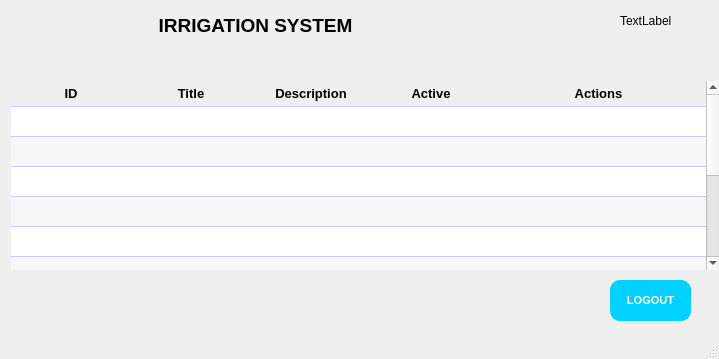
<?xml version="1.0" encoding="UTF-8"?>
<ui version="4.0">
 <class>MainWindow</class>
 <widget class="QMainWindow" name="MainWindow">
  <property name="enabled">
   <bool>true</bool>
  </property>
  <property name="geometry">
   <rect>
    <x>0</x>
    <y>0</y>
    <width>719</width>
    <height>359</height>
   </rect>
  </property>
  <property name="focusPolicy">
   <enum>Qt::ClickFocus</enum>
  </property>
  <property name="windowTitle">
   <string>MainWindow</string>
  </property>
  <widget class="QWidget" name="centralwidget">
   <widget class="QLabel" name="label">
    <property name="geometry">
     <rect>
      <x>140</x>
      <y>10</y>
      <width>231</width>
      <height>31</height>
     </rect>
    </property>
    <property name="font">
     <font>
      <pointsize>14</pointsize>
      <weight>75</weight>
      <bold>true</bold>
     </font>
    </property>
    <property name="text">
     <string>IRRIGATION SYSTEM</string>
    </property>
    <property name="alignment">
     <set>Qt::AlignCenter</set>
    </property>
   </widget>
   <widget class="QPushButton" name="btnLogout">
    <property name="geometry">
     <rect>
      <x>610</x>
      <y>280</y>
      <width>81</width>
      <height>41</height>
     </rect>
    </property>
    <property name="font">
     <font>
      <pointsize>8</pointsize>
      <weight>75</weight>
      <bold>true</bold>
     </font>
    </property>
    <property name="cursor">
     <cursorShape>PointingHandCursor</cursorShape>
    </property>
    <property name="styleSheet">
     <string notr="true">QPushButton{
	background-color:rgb(0, 209, 255);
	border: none;
	border-radius: 10px;
	color: white;
	font-weight: bold;
}

QPushButton::hover{
	background-color:rgb(0, 170, 255);
	border-radius: 10px
}</string>
    </property>
    <property name="text">
     <string>LOGOUT</string>
    </property>
   </widget>
   <widget class="QTableWidget" name="tblSchedule">
    <property name="enabled">
     <bool>true</bool>
    </property>
    <property name="geometry">
     <rect>
      <x>10</x>
      <y>80</y>
      <width>711</width>
      <height>191</height>
     </rect>
    </property>
    <property name="mouseTracking">
     <bool>true</bool>
    </property>
    <property name="tabletTracking">
     <bool>true</bool>
    </property>
    <property name="focusPolicy">
     <enum>Qt::NoFocus</enum>
    </property>
    <property name="autoFillBackground">
     <bool>true</bool>
    </property>
    <property name="styleSheet">
     <string notr="true">QTableWidget {
	border-radius: 3px;
	border: 1px solid #f0f0f0;
}

QHeaderView::section {
	border: none;
	border-bottom: 1px solid #d0c6ff;
	text-align: left;
	padding: 3px 5px;
}

QTableWidget::Item {
	border-bottom: 1px solid #d0c6ff;
	color: #000;
	padding-left: 3px;
	
}</string>
    </property>
    <property name="frameShape">
     <enum>QFrame::NoFrame</enum>
    </property>
    <property name="dragDropMode">
     <enum>QAbstractItemView::DragDrop</enum>
    </property>
    <property name="alternatingRowColors">
     <bool>true</bool>
    </property>
    <property name="selectionMode">
     <enum>QAbstractItemView::SingleSelection</enum>
    </property>
    <property name="selectionBehavior">
     <enum>QAbstractItemView::SelectRows</enum>
    </property>
    <property name="showGrid">
     <bool>false</bool>
    </property>
    <property name="gridStyle">
     <enum>Qt::NoPen</enum>
    </property>
    <property name="cornerButtonEnabled">
     <bool>true</bool>
    </property>
    <property name="rowCount">
     <number>10</number>
    </property>
    <property name="columnCount">
     <number>5</number>
    </property>
    <attribute name="horizontalHeaderMinimumSectionSize">
     <number>50</number>
    </attribute>
    <attribute name="horizontalHeaderDefaultSectionSize">
     <number>120</number>
    </attribute>
    <attribute name="horizontalHeaderStretchLastSection">
     <bool>true</bool>
    </attribute>
    <attribute name="verticalHeaderVisible">
     <bool>false</bool>
    </attribute>
    <attribute name="verticalHeaderMinimumSectionSize">
     <number>24</number>
    </attribute>
    <row/>
    <row/>
    <row/>
    <row/>
    <row/>
    <row/>
    <row/>
    <row/>
    <row/>
    <row/>
    <column>
     <property name="text">
      <string>ID</string>
     </property>
     <property name="font">
      <font>
       <pointsize>10</pointsize>
       <weight>75</weight>
       <bold>true</bold>
      </font>
     </property>
     <property name="textAlignment">
      <set>AlignCenter</set>
     </property>
    </column>
    <column>
     <property name="text">
      <string>Title</string>
     </property>
     <property name="font">
      <font>
       <pointsize>10</pointsize>
       <weight>75</weight>
       <bold>true</bold>
      </font>
     </property>
     <property name="textAlignment">
      <set>AlignCenter</set>
     </property>
    </column>
    <column>
     <property name="text">
      <string>Description</string>
     </property>
     <property name="font">
      <font>
       <pointsize>10</pointsize>
       <weight>75</weight>
       <bold>true</bold>
      </font>
     </property>
     <property name="textAlignment">
      <set>AlignCenter</set>
     </property>
    </column>
    <column>
     <property name="text">
      <string>Active</string>
     </property>
     <property name="font">
      <font>
       <pointsize>10</pointsize>
       <weight>75</weight>
       <bold>true</bold>
      </font>
     </property>
     <property name="textAlignment">
      <set>AlignCenter</set>
     </property>
    </column>
    <column>
     <property name="text">
      <string>Actions</string>
     </property>
     <property name="font">
      <font>
       <pointsize>10</pointsize>
       <weight>75</weight>
       <bold>true</bold>
      </font>
     </property>
     <property name="textAlignment">
      <set>AlignCenter</set>
     </property>
    </column>
   </widget>
   <widget class="QLabel" name="lbUser">
    <property name="geometry">
     <rect>
      <x>620</x>
      <y>10</y>
      <width>81</width>
      <height>21</height>
     </rect>
    </property>
    <property name="text">
     <string>TextLabel</string>
    </property>
   </widget>
  </widget>
  <widget class="QStatusBar" name="statusbar"/>
 </widget>
 <resources/>
 <connections/>
</ui>
